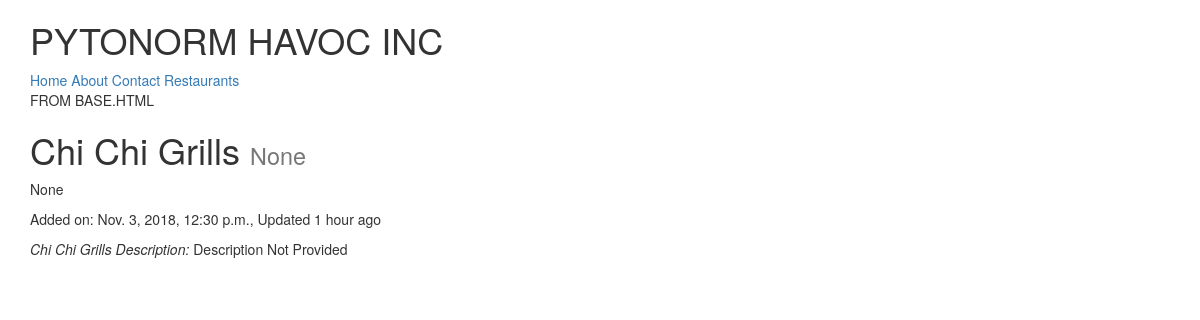
/restaurants/chi-chi-grills/, run on the app's committed database.
### restaurants/models.py (models this page shows, shortened)
class RestaurantLocation(models.Model):
	name = models.CharField(max_length=120)
	description = models.TextField(default='Description Not Provided')
	location = models.CharField(max_length=120, null=True, blank=True)
	category = models.CharField(max_length=120, null=True, blank=True)
	added_date = models.DateTimeField(auto_now_add=True)
	updated_date = models.DateTimeField(auto_now=True)
	slug = models.SlugField(null=True, blank=True)
	@property
	def title(self):
		return self.name

### restaurants/views.py (the view)
# urls.py: url(r'^restaurants/(?P<slug>[\w-]+)/$', RestaurantDetailView.as_view()),
class RestaurantDetailView(DetailView):
	queryset = RestaurantLocation.objects.all()

### restaurants/templates/restaurants/restaurantlocation_detail.html (shortened to what this page needs)
{% extends "base.html" %}
{% block content %}
	<h1>{{ object.name }} <small>{{ object.category }}</small></h1>
	<p>{{ object.location }}</p>
	<p>Added on: {{ object.added_date }}, Updated {{ object.updated_date | timesince }} ago</p>
	<text> <i>{{ object.title }} Description: </i> {{ object.description }}</text>
{% endblock content %}

### data on the page
RestaurantLocation: name "Chi Chi Grills", category "None", location "None", added_date "Nov. 3, 2018, 12:30 p.m.", updated_date "1 hour", title "Chi Chi Grills", description "Description Not Provided"
